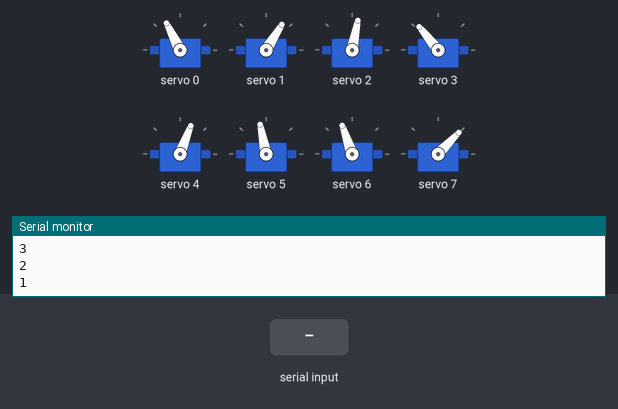
This sketch was run on a simulated ESP32. Parts: 8 × servo, the last lines printed to the serial monitor. Inputs (shaded band) come from the test bench.

Above: at 12.2 s.
12.3 s: "2" received over Serial
At 12.99 s:
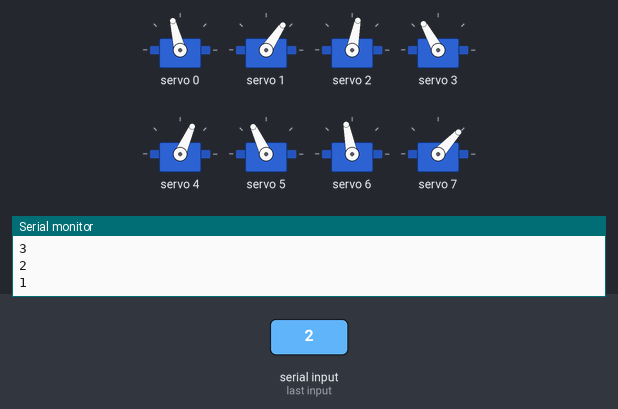
At 13.49 s:
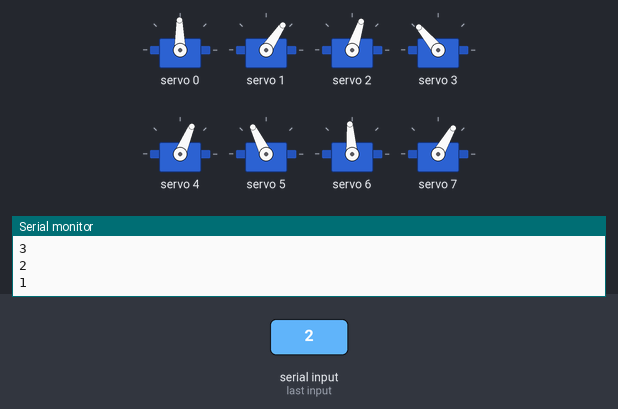
15.3 s: "1" received over Serial
18.3 s: "0" received over Serial
At 19.3 s:
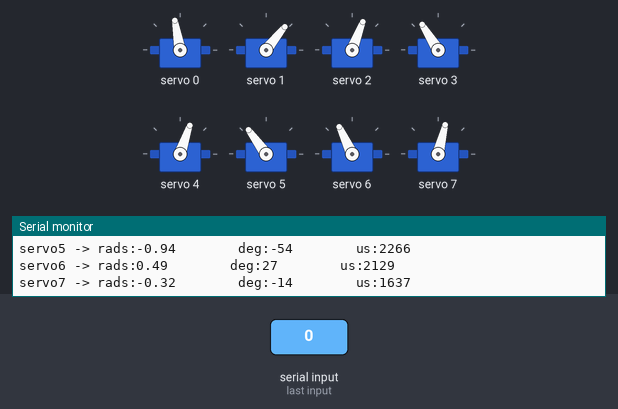
Timing chart, 0 to 21.3 s (numbered marks = the images above; inputs shaded):
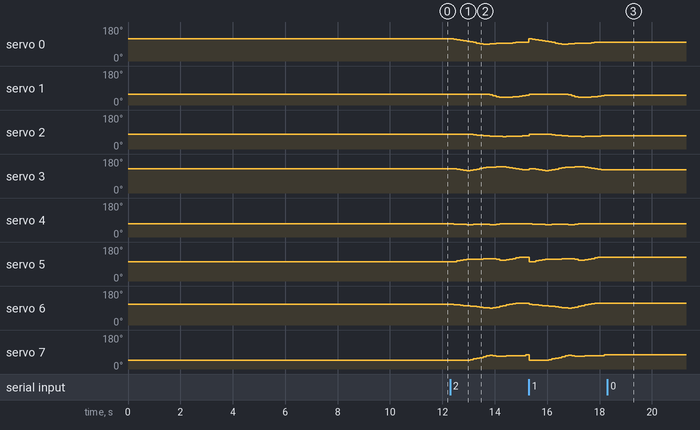

Measured:
- after the input at 12.3 s, servo 0: 117° → 116° after 0.13 s, → 113° 0.13 s later, → 110° 0.13 s later, → 107° 0.13 s later, … (19 changes in this stretch); servo 1: 58° → 57° after 0.25 s, → 56° 0.25 s later, → 58° 0.75 s later, → 57° 0.12 s later, … (13 changes in this stretch)
- after the input at 18.3 s, servo 0: stops changing and stays 100°; servo 1: stops changing and stays 51°; servo 2: stops changing and stays 69°; servo 3: stops changing and stays 122°; servo 4: stops changing and stays 71°

The sketch:

3D_SS_71.ino
```cpp
// HOW TO:
// ------------------------------
// Serial input = 2 -> Steps through gait sequence once and stops at the end.
// Serial input = 1 -> Steps through gait sequence in a loop.
// Serial input = 0 -> Stops infinite loop at the node where it is at that moment

//Gait template
#include <Wire.h>
#include <Adafruit_PWMServoDriver.h>

Adafruit_PWMServoDriver pca9685 = Adafruit_PWMServoDriver();

#define SERVO_FREQ 300
#define SER0 0 //Hip 1
#define SER1 1 //Knee 1
#define SER2 2 //Hip 2
#define SER3 3 //Knee 2
#define SER4 4 //Hip 3
#define SER5 5 //Knee 3
#define SER6 6 //Hip 4
#define SER7 7 //Knee 4

// Insert servo angles here:
// For 3D gaits, these angles are obtained from linearisation.py
// For 2D gaits, these angles are obtained from 2D_trajectory_reader.py
float SS_servo0[] = {-0.56331815, -0.55184007, -0.48492815, -0.41610588, -0.34637846, -0.26869364, -0.18838113, -0.10786119, -0.02692095,  0.05425531,  0.13351759,  0.12864344,  0.08276875,  0.04773389,  0.03026281,  0.01459646, -0.00415389, -0.02627083, -0.05136128, -0.08049069, -0.10899093, -0.13165468, -0.15212737, -0.16392712, -0.16515834, -0.16172143, -0.15500971, -0.15320472, -0.16637617, -0.19432584, -0.22940477, -0.26910092, -0.30991683, -0.34529964, -0.3738067 , -0.3950275 , -0.40761556, -0.41835347, -0.43027878, -0.44308531, -0.45925764, -0.47651402, -0.49478101, -0.51390232, -0.53141203, -0.55067556, -0.55794142};
float SS_servo1[] = {0.70451327, 0.72552803, 0.73858737, 0.75043926, 0.76149426, 0.76448224, 0.76472736, 0.76475797, 0.76430205, 0.75325097, 0.70596412, 0.7494705 , 0.83926534, 0.93172016, 1.02619727, 1.09946629, 1.11191134, 1.10350625, 1.08661918, 1.05711482, 1.01703345, 0.98791134, 0.95605437, 0.88882814, 0.82051325, 0.7411819 , 0.66166046, 0.60998792, 0.60818798, 0.65422755, 0.72955053, 0.81438795, 0.90038029, 0.96677306, 0.9951821 , 0.9956608 , 0.97812875, 0.95734857, 0.93772984, 0.91831903, 0.89970233, 0.87874369, 0.84899044, 0.8186486 , 0.79031098, 0.77451626, 0.73496574};
float SS_servo2[] = {-0.36653149, -0.37939237, -0.37860738, -0.37436172, -0.36971771, -0.3792196 , -0.40744175, -0.45191212, -0.49909622, -0.54616781, -0.5916856 , -0.62168344, -0.63272713, -0.64424372, -0.65302209, -0.66262047, -0.66335496, -0.66097263, -0.65832685, -0.6557013 , -0.65377818, -0.63737456, -0.61830685, -0.59799055, -0.58407429, -0.53726585, -0.47846957, -0.40722631, -0.32721025, -0.24665502, -0.16585968, -0.08492643, -0.00519039,  0.04009342, -0.00278602, -0.03806389, -0.06321149, -0.08679249, -0.11067013, -0.1348001 , -0.15989386, -0.18518273, -0.21231224, -0.24482558, -0.27974004, -0.31217978, -0.34649043};
float SS_servo3[] = {0.78779196, 0.78717334, 0.71986198, 0.64266763, 0.56989571, 0.54437304, 0.57465077, 0.653171  , 0.74495761, 0.83430672, 0.9208129 , 0.97226577, 0.97562437, 0.9975221 , 1.04762664, 1.08134659, 1.05497922, 1.00702071, 0.94830846, 0.8745096 , 0.79429054, 0.70468771, 0.61735752, 0.62869406, 0.70019237, 0.73393031, 0.7559084 , 0.76515688, 0.76532078, 0.76504524, 0.76160679, 0.71285612, 0.68636706, 0.65617556, 0.71740484, 0.75272417, 0.76277966, 0.76861867, 0.77302587, 0.77634433, 0.77550438, 0.77082587, 0.76046224, 0.75731153, 0.76241625, 0.77372808, 0.78608773};
float SS_servo4[] = {0.60875669, 0.61176054, 0.62197961, 0.63275207, 0.64338973, 0.65001305, 0.64682216, 0.64106396, 0.63869254, 0.63748608, 0.64166769, 0.63890001, 0.64842025, 0.6486495 , 0.61574465, 0.58348614, 0.56378587, 0.56754816, 0.57420977, 0.58560133, 0.59354596, 0.5822739 , 0.56038573, 0.53856846, 0.49655695, 0.46052449, 0.42780491, 0.39577824, 0.36185213, 0.32622114, 0.29017961, 0.25166485, 0.22227654, 0.21936836, 0.23101526, 0.22398705, 0.27591671, 0.357084  , 0.43774887, 0.51834531, 0.59868038, 0.66154497, 0.6483483 , 0.61800432, 0.6121228 , 0.63127664, 0.62688503};
float SS_servo5[] = {-0.35454345, -0.38418024, -0.46463206, -0.54964757, -0.63066644, -0.68862037, -0.71200417, -0.71516191, -0.71371208, -0.71390769, -0.72044203, -0.71980663, -0.75327033, -0.75560442, -0.66675579, -0.58981106, -0.57594859, -0.62391255, -0.68793567, -0.77699555, -0.86853782, -0.90780044, -0.92615305, -0.95795623, -0.93524844, -0.92738324, -0.92231642, -0.90371712, -0.86379889, -0.80345733, -0.72785541, -0.64726672, -0.58679801, -0.55523072, -0.56917674, -0.56833436, -0.59164211, -0.5872472 , -0.58087082, -0.57502116, -0.57118333, -0.55562121, -0.49738537, -0.47865192, -0.51655442, -0.52863278, -0.44537395};
float SS_servo6[] = { 0.35943392,  0.33448626,  0.29731794,  0.26573393,  0.23165843,  0.20191986,  0.16832433,  0.131337  ,  0.09290236,  0.04862885,  0.01068516, -0.02429039, -0.05536419, -0.01679472,  0.06167849,  0.14214602,  0.22117083,  0.29635246,  0.37007087,  0.4388457 ,  0.47814274,  0.50260163,  0.50092639,  0.48061569,  0.48739451,  0.49260658,  0.50365262,  0.49595369,  0.47882805,  0.45022114,  0.41406235,  0.38302464,  0.35085507,  0.35792906,  0.37545231,  0.38320046,  0.36108571,  0.34111332,  0.33123443,  0.32542835,  0.33517817,  0.34749363,  0.36031715,  0.3699025 ,  0.37545899,  0.3743342 ,  0.3696404 };
float SS_servo7[] = {-0.96589623, -0.94184052, -0.93422126, -0.94401746, -0.94419312, -0.93210309, -0.88809609, -0.81585381, -0.72796071, -0.62995271, -0.52317822, -0.42317313, -0.34641121, -0.40034176, -0.44405673, -0.44654713, -0.44284649, -0.43172607, -0.4201999 , -0.40610785, -0.42079905, -0.41812566, -0.36735838, -0.24644818, -0.31630374, -0.38758108, -0.46784138, -0.49920475, -0.4960434 , -0.45454325, -0.38392773, -0.32271368, -0.25937486, -0.28109594, -0.34450258, -0.3971593 , -0.39230409, -0.392192  , -0.41337673, -0.44413636, -0.51146693, -0.58791207, -0.67588365, -0.76329781, -0.84122966, -0.89578287, -0.94635896};

int node=0;
int first=0;
int input=0;
int end_time=0;
int time_step=120000;
int steps = sizeof(SS_servo0)/sizeof(SS_servo0[0]);
int one_print = 0;

// -------------------Joint configurations-------------------
int servo0=0;
int servo0_deg=0;
int servo1=0;
int servo1_deg=0;
int servo2=0;
int servo2_deg=0;
int servo3=0;
int servo3_deg=0;
int servo4=0;
int servo4_deg=0;
int servo5=0;
int servo5_deg=0;
int servo6=0;
int servo6_deg=0;
int servo7=0;
int servo7_deg=0;

void setup() {
  Serial.begin(115200);
  pca9685.begin();

  pca9685.setOscillatorFrequency(27000000); //Value between 24MHz and 27MHz, tuned for this setup
  pca9685.setPWMFreq(SERVO_FREQ);
  delay (1000);

  servo0_deg=SS_servo0[0]/3.14159265*180;
  servo0=map(servo0_deg,-38,90,2200,1030);
  servo1_deg=SS_servo1[0]/3.14159265*180;
  servo1=map(servo1_deg,-90,90,2600,950);
  servo2_deg=SS_servo2[0]/3.14159265*180;
  servo2=map(servo2_deg,-38,90,1510,2730);
  servo3_deg=SS_servo3[0]/3.14159265*180;
  servo3=map(servo3_deg,-90,90,1100,2700);
  servo4_deg=SS_servo4[0]/3.14159265*180;
  servo4=map(servo4_deg,-90,38,2700,1500);
  servo5_deg=SS_servo5[0]/3.14159265*180;
  servo5=map(servo5_deg,-90,90,2600,930);
  servo6_deg=SS_servo6[0]/3.14159265*180;
  servo6=map(servo6_deg,-90,38,850,2250);
  servo7_deg=SS_servo7[0]/3.14159265*180;
  servo7=map(servo7_deg,-90,90,920,2620);

  pca9685.setPWM(SER0,0,servo0);
  pca9685.setPWM(SER1,0,servo1);
  pca9685.setPWM(SER2,0,servo2);
  pca9685.setPWM(SER3,0,servo3);
  pca9685.setPWM(SER4,0,servo4);
  pca9685.setPWM(SER5,0,servo5);
  pca9685.setPWM(SER6,0,servo6);
  pca9685.setPWM(SER7,0,servo7);

  Serial.print("Node:");
  Serial.println(node);
  Serial.print("servo0 -> rads:");
  Serial.print(SS_servo0[node]);
  Serial.print("        deg:");
  Serial.print(servo0_deg);
  Serial.print("        us:");
  Serial.println(servo0);
  Serial.print("servo1 -> rads:");
  Serial.print(SS_servo1[node]);
  Serial.print("        deg:");
  Serial.print(servo1_deg);
  Serial.print("        us:");
  Serial.println(servo1);
  Serial.print("servo2 -> rads:");
  Serial.print(SS_servo2[node]);
  Serial.print("        deg:");
  Serial.print(servo2_deg);
  Serial.print("        us:");
  Serial.println(servo2);
  Serial.print("servo3 -> rads:");
  Serial.print(SS_servo3[node]);
  Serial.print("        deg:");
  Serial.print(servo3_deg);
  Serial.print("        us:");
  Serial.println(servo3);
  Serial.print("servo4 -> rads:");
  Serial.print(SS_servo4[node]);
  Serial.print("        deg:");
  Serial.print(servo4_deg);
  Serial.print("        us:");
  Serial.println(servo4);
  Serial.print("servo5 -> rads:");
  Serial.print(SS_servo5[node]);
  Serial.print("        deg:");
  Serial.print(servo5_deg);
  Serial.print("        us:");
  Serial.println(servo5);
  Serial.print("servo6 -> rads:");
  Serial.print(SS_servo6[node]);
  Serial.print("        deg:");
  Serial.print(servo6_deg);
  Serial.print("        us:");
  Serial.println(servo6);
  Serial.print("servo7 -> rads:");
  Serial.print(SS_servo7[node]);
  Serial.print("        deg:");
  Serial.print(servo7_deg);
  Serial.print("        us:");
  Serial.println(servo7);

  Serial.println("10");
  delay(1000);
  Serial.println("9");
  delay(1000);
  Serial.println("8");
  delay(1000);
  Serial.println("7");
  delay(1000);
  Serial.println("6");
  delay(1000);
  Serial.println("5");
  delay(1000);
  Serial.println("4");
  delay(1000);
  Serial.println("3");
  delay(1000);
  Serial.println("2");
  delay(1000);
  Serial.println("1");
  delay(1000);

}

void loop()
{
  if(Serial.available()>0)
  {
    first=Serial.read();
    if(first=='2')
    {
      input=2;
      node=0;
      one_print=1;
    }
    if(first=='1')
    {
      input=1;
      node=0;
      one_print=1;
    }
    if(first=='0')
    {
      input=0;
    }
  }
  if(input==1 or input==2)
  {
      if(esp_timer_get_time()>=end_time)
      {
        servo0_deg=SS_servo0[node]/3.14159265*180;
        servo0=map(servo0_deg,-38,90,2200,1030);
        servo1_deg=SS_servo1[node]/3.14159265*180;
        servo1=map(servo1_deg,-90,90,2600,950);
        servo2_deg=SS_servo2[node]/3.14159265*180;
        servo2=map(servo2_deg,-38,90,1510,2730);
        servo3_deg=SS_servo3[node]/3.14159265*180;
        servo3=map(servo3_deg,-90,90,1100,2700);
        servo4_deg=SS_servo4[node]/3.14159265*180;
        servo4=map(servo4_deg,-90,38,2700,1500);
        servo5_deg=SS_servo5[node]/3.14159265*180;
        servo5=map(servo5_deg,-90,90,2600,930);
        servo6_deg=SS_servo6[node]/3.14159265*180;
        servo6=map(servo6_deg,-90,38,850,2250);
        servo7_deg=SS_servo7[node]/3.14159265*180;
        servo7=map(servo7_deg,-90,90,920,2620);

        pca9685.setPWM(SER0,0,servo0);
        pca9685.setPWM(SER1,0,servo1);
        pca9685.setPWM(SER2,0,servo2);
        pca9685.setPWM(SER3,0,servo3);
        pca9685.setPWM(SER4,0,servo4);
        pca9685.setPWM(SER5,0,servo5);
        pca9685.setPWM(SER6,0,servo6);
        pca9685.setPWM(SER7,0,servo7);

        node+=1;
        if(node>=steps and input==1)
        {
          Serial.print("Input:");
          Serial.println(input);
          node=0;
        }
        if(node>=steps and input==2)
        {
          Serial.print("Input:");
          Serial.println(input);
          input=0;
        }
         end_time=esp_timer_get_time()+time_step;
      }
   }

  if(input == 0)
  {
        pca9685.setPWM(SER0,0,servo0);
        pca9685.setPWM(SER1,0,servo1);
        pca9685.setPWM(SER2,0,servo2);
        pca9685.setPWM(SER3,0,servo3);
        pca9685.setPWM(SER4,0,servo4);
        pca9685.setPWM(SER5,0,servo5);
        pca9685.setPWM(SER6,0,servo6);
        pca9685.setPWM(SER7,0,servo7);

        if(one_print==1)
        {
          Serial.print("Input:");
          Serial.println(input);
          Serial.print("Node:");
          Serial.println(node);
          Serial.print("servo0 -> rads:");
          Serial.print(SS_servo0[node]);
          Serial.print("        deg:");
          Serial.print(servo0_deg);
          Serial.print("        us:");
          Serial.println(servo0);
          Serial.print("servo1 -> rads:");
          Serial.print(SS_servo1[node]);
          Serial.print("        deg:");
          Serial.print(servo1_deg);
          Serial.print("        us:");
          Serial.println(servo1);
          Serial.print("servo2 -> rads:");
          Serial.print(SS_servo2[node]);
          Serial.print("        deg:");
          Serial.print(servo2_deg);
          Serial.print("        us:");
          Serial.println(servo2);
          Serial.print("servo3 -> rads:");
          Serial.print(SS_servo3[node]);
          Serial.print("        deg:");
          Serial.print(servo3_deg);
          Serial.print("        us:");
          Serial.println(servo3);
          Serial.print("servo4 -> rads:");
          Serial.print(SS_servo4[node]);
          Serial.print("        deg:");
          Serial.print(servo4_deg);
          Serial.print("        us:");
          Serial.println(servo4);
          Serial.print("servo5 -> rads:");
          Serial.print(SS_servo5[node]);
          Serial.print("        deg:");
          Serial.print(servo5_deg);
          Serial.print("        us:");
          Serial.println(servo5);
          Serial.print("servo6 -> rads:");
          Serial.print(SS_servo6[node]);
          Serial.print("        deg:");
          Serial.print(servo6_deg);
          Serial.print("        us:");
          Serial.println(servo6);
          Serial.print("servo7 -> rads:");
          Serial.print(SS_servo7[node]);
          Serial.print("        deg:");
          Serial.print(servo7_deg);
          Serial.print("        us:");
          Serial.println(servo7);
          one_print=0;
        }

  }
}
```
